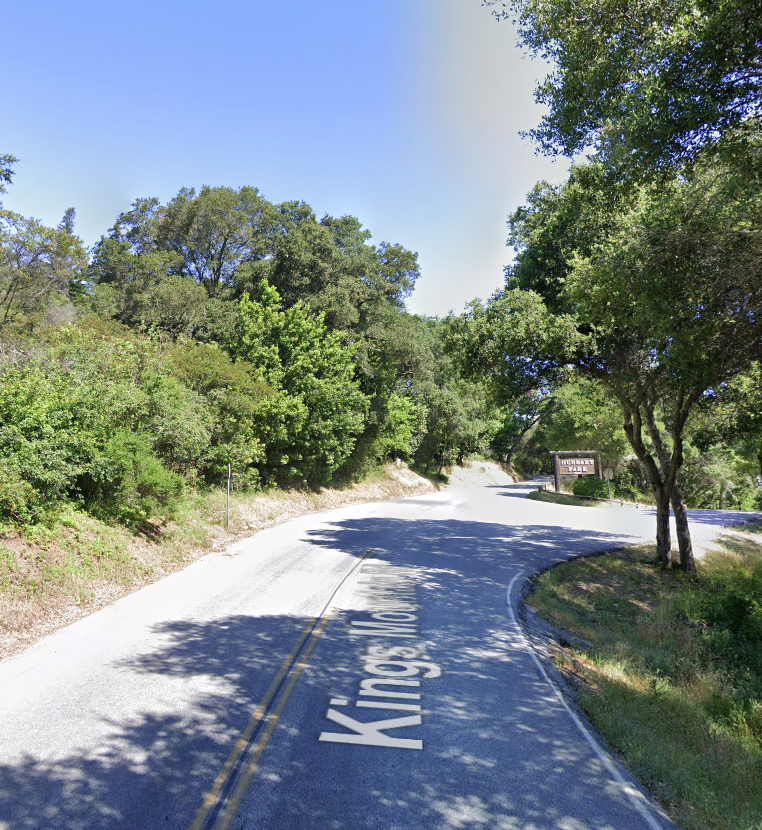
#> input picture images/pm0.png, 762 x 830 px; its folder holds 4 pictures in this run; the run also reads 2 pictures not shown here
$ python upload_images.py
#> lines starting #> are read from the running program, lines starting #| are printed output that depends on the picture
### ImageWatermarkRemover.py
import cv2
import numpy as np
import uuid

class ImageWaterMarkRemover:
    light_threshold = 3 * 230
    dark_threshold = 3 * 180
    img = None
    idx = 0

    def __init__(self, in_file_name):
        #self.id = str(uuid.uuid1())
        self.id = ImageWaterMarkRemover.idx
        ImageWaterMarkRemover.idx = ImageWaterMarkRemover.idx + 1
        file = 'images/'+in_file_name+'.png'
        self.img = cv2.imread(file)
        self.rows, self.cols, colors = self.img.shape

        self.row_edge = self.rows // 20
        self.row_start = self.rows // 2
        self.row_end = self.rows - self.row_edge

        self.col_edge = self.cols // 3
        self.col_start = self.col_edge
        self.col_end = self.cols - self.col_edge

    def get_score(self, pix):
        white = 0
        for i in range(3):
            white += pix[i]
        return white

    # [22 lines left out: functions get_diff, is_same, monochrome_score, not called in this run]

    def remove_watermark(self):
        first = True
        for r in range (self.row_start, self.row_end):
            same_cnt = 0
            same_start = None
            last = None
            if (r %200 == 0):
                print ("row:"+str(r))

            c = self.col_start
            while c < self.col_end:
                if not last is None:
                    s1 = self.get_score(self.img[r, c])
                    s2 = self.get_score(last)
                    # similar color and similar is bright and white
                    if abs (s1 - s2) < 40 :#and s1 > 300 and self.monochrome_score(self.img[r, c]) < 16:
                        same_cnt += 1
                    else:
                        same_start = c
                        same_cnt = 0

                last = self.img[r, c]

                if same_cnt > 4:
                    #if first:
                    #    print ("found run")
                    if same_start is not None:
                        replace_with = self.img[r, same_start-4]
                        right = 10
                        left = 0
                        for cx in range(same_start-left, c+right):
                            if cx < self.cols:
                                self.img[r, cx] = replace_with #(0,127,0) #val
                        c += right+5
                        same_cnt = 0
                        same_start = c

                c += 1


    def save(self):
        scale_percent = 5  # percent of original size
        scale_percent = 100  # percent of original size
        width = int(self.img.shape[1] * scale_percent / 100)
        height = int(self.img.shape[0] * scale_percent / 100)
        dim = (width, height)
        # resize image
        resized = cv2.resize(self.img, dim) #, interpolation=cv2.INTER_AREA)
        self.saved_file = 'images/output/ww_image_' + str(self.id) + '.png'
        print (self.saved_file)
        cv2.imwrite(self.saved_file, resized)

### upload_images.py
import cv2
from S3 import S3
from ImageWatermarkRemover import ImageWaterMarkRemover
from os import walk
import os

s3 = S3()

def process(in_file_name):
    image =ImageWaterMarkRemover(in_file_name)
    #cv2.imshow('result', g.img)
    image.remove_watermark()
    image.save()
    #s3.upload_object(image.id + ".png", image.saved_file)


# remove previous output files
#import os, re, os.path
mypath = "./images/output"
for root, dirs, files in os.walk(mypath):
    for file in files:
        fp = os.path.join(root, file)
        #print (fp)
        os.remove(fp)

in_files = []
fs = os.listdir('./images')
count = 0
for fle in fs:
    p = fle.find(".png")
    if p < 0:
        continue
    in_files.append(fle[0: p])
    count += 1
    if count >= 1000:
        break

in_files.sort()

for in_file in in_files:
    print("start process:"+in_file)
    process(in_file)
#> this loop made 4 passes
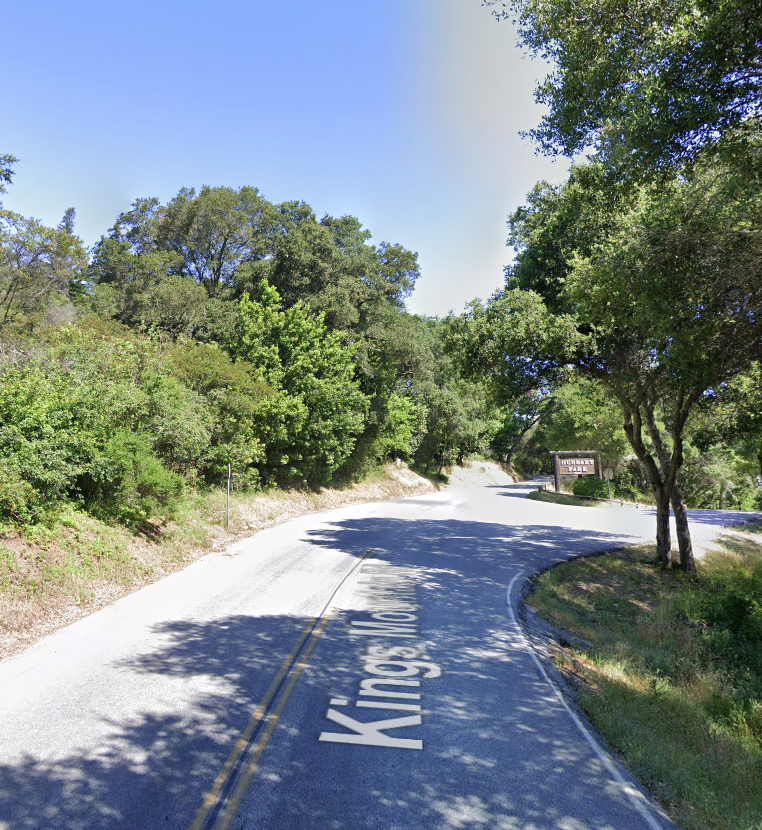
#> input picture images/pm0.png, 762 x 830 px
#> pass 1, in save, `resized = cv2.resize(self.img, dim)`:
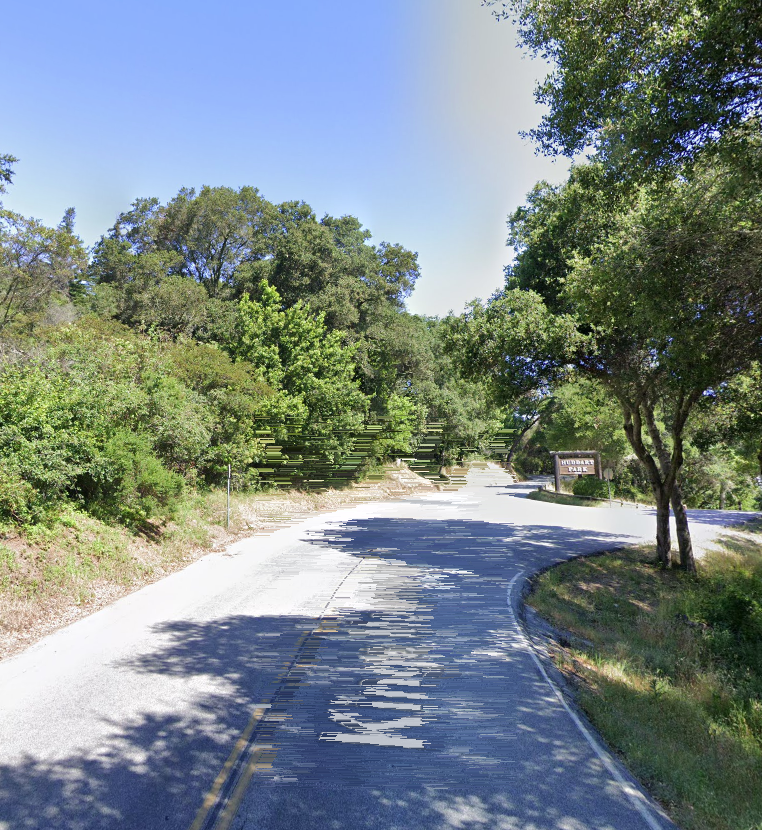
#> resized: shape (830, 762, 3); mean B, G, R 134.9, 134.8, 121.8
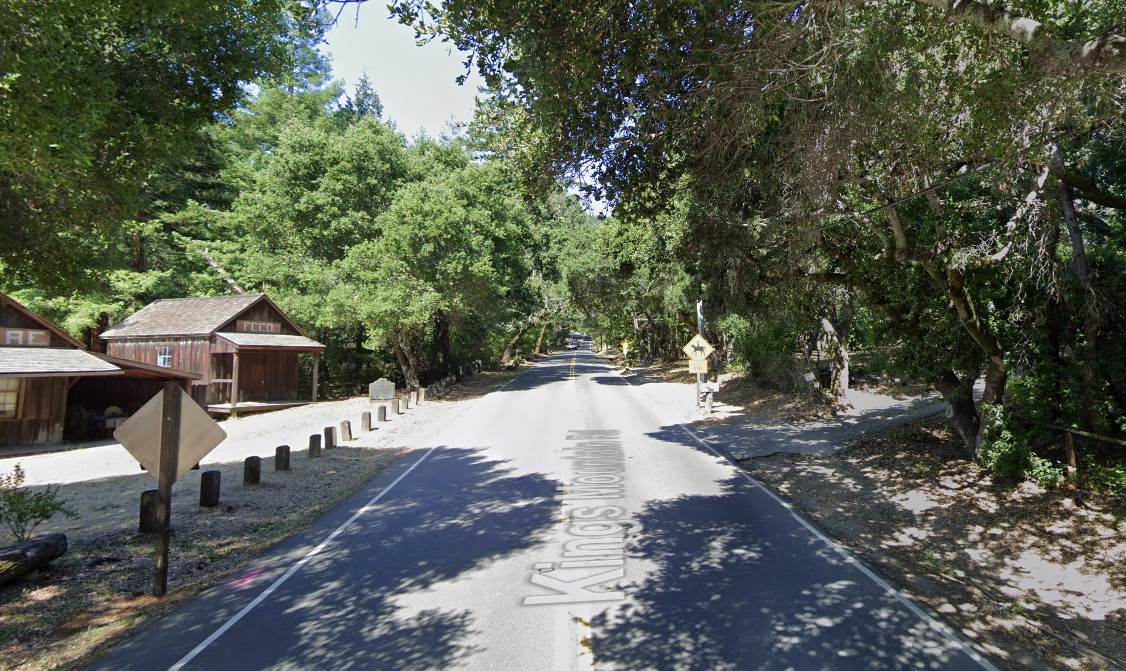
#> input picture images/pm10.png, 1126 x 671 px
#> pass 2, in save (call 2), `resized = cv2.resize(self.img, dim)`:
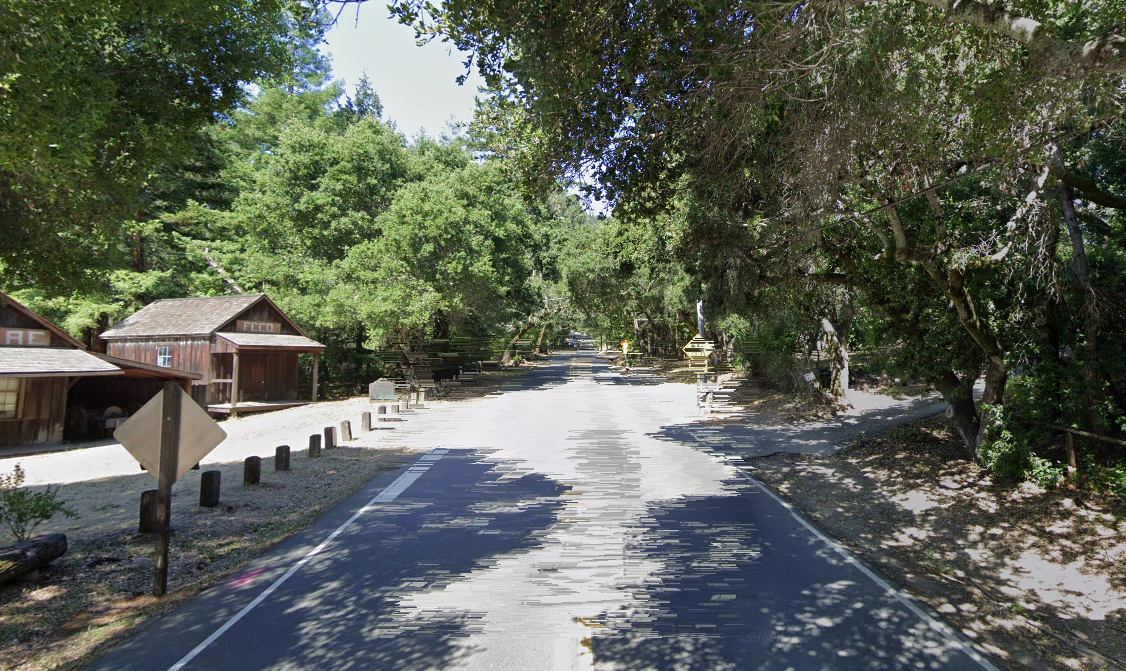
#> resized: shape (671, 1126, 3); mean B, G, R 85.7, 97.6, 91.8
#> pass 3, in __init__ (call 3), `self.img = cv2.imread(file)`:
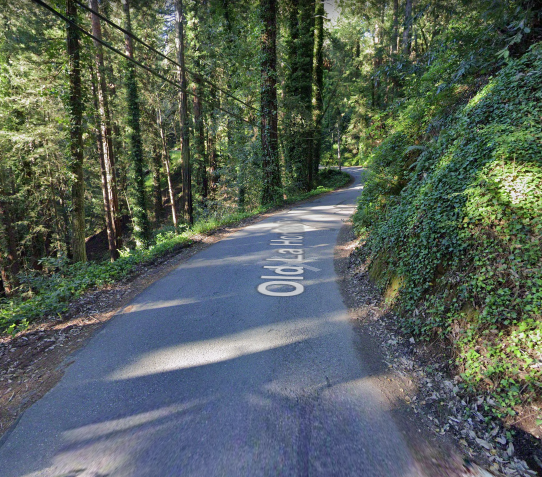
#> self.img: shape (954, 1084, 3) (shown at 1/2 size); mean B, G, R 90.4, 97.5, 86.1
    #print (id)
    #break


#cv2.waitKey(1000)
